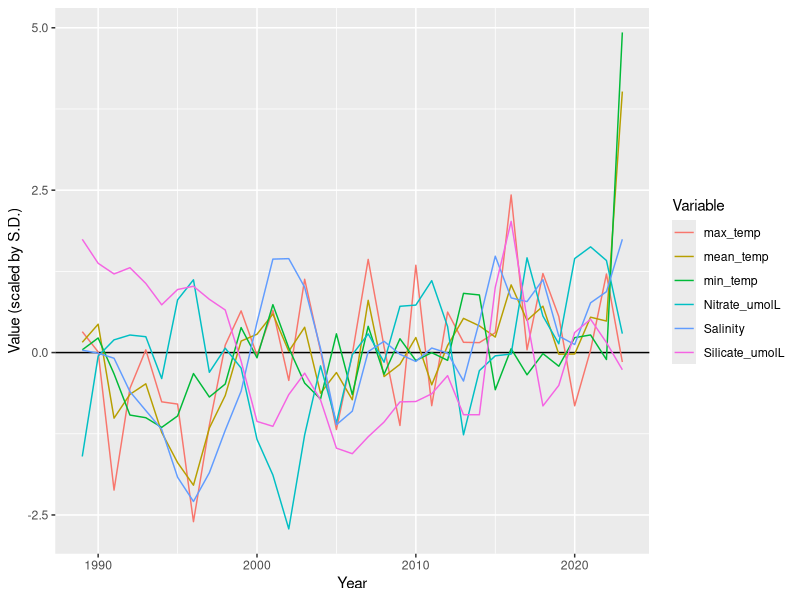
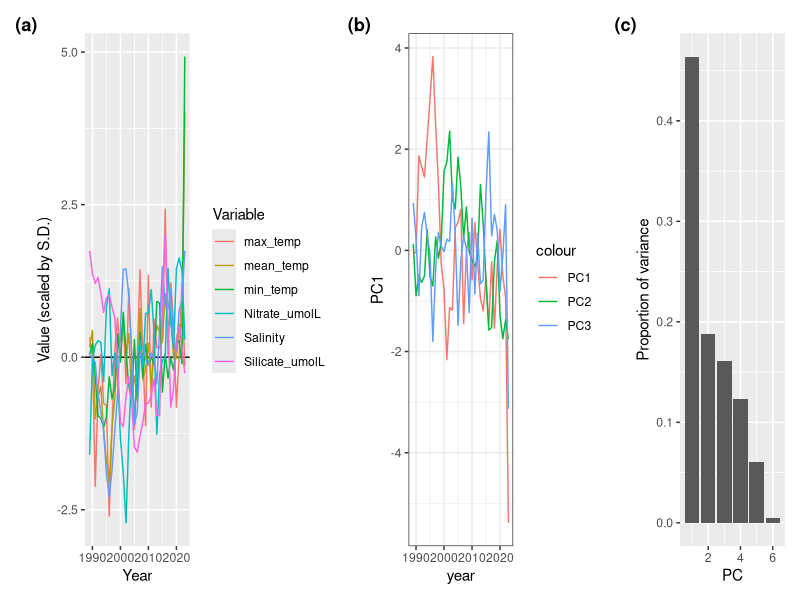
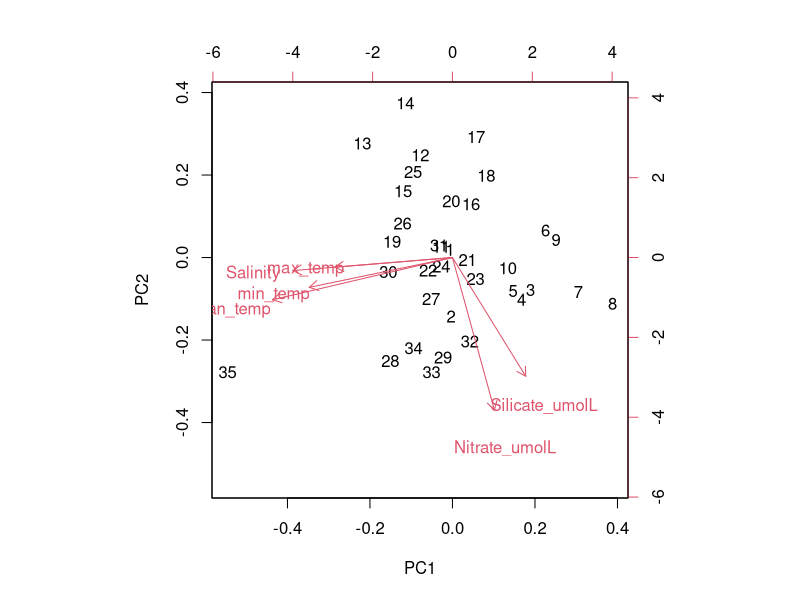
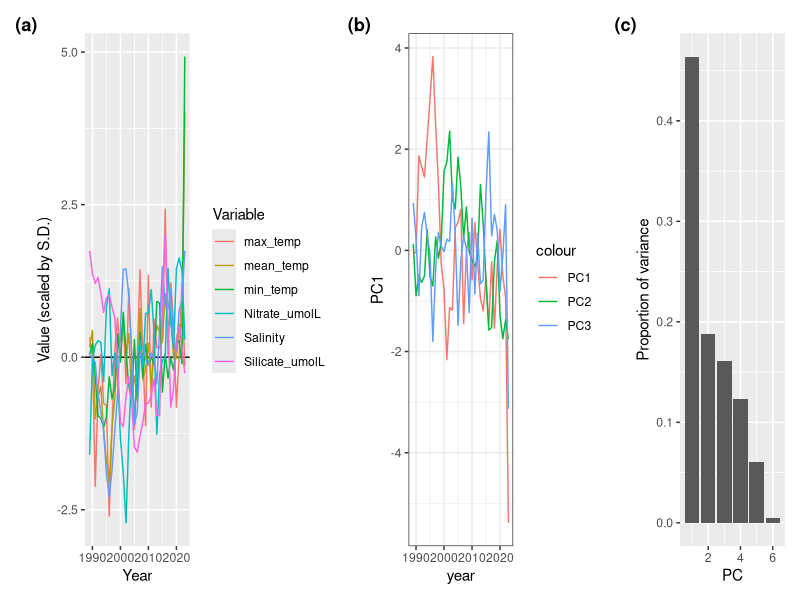

These charts were generated, in order, by the following R code:
#PCA of environmental time-series from NMRS data 
# 2025-01-10


library(dplyr)
library(readr)
library(lubridate)
library(ggplot2)
library(mgcv)

datvars <- read_csv("data/2025-01-24-NMRS-data-for-review.csv")
datsst <- read_csv("data/2025-01-24-SST-data-for-review.csv")

#make dataframe to keep predictions for each year in january
datpred <- data.frame(year = 1986:2024, month = 1)



#loop over each variable
for (var in c("Nitrate_umolL", "Silicate_umolL", "Salinity")){
  #filter the data
  dattemp <- datvars %>%
    select(date, year, days_since_start, month,SampleDepth_m, !!sym(var))
  dattemp$y <- pull(dattemp[,var])
  
  #fit the model
  fit <- gam(y ~ s(year, k = 30) + s(month, k = 4, bs = "cs"), 
    data = dattemp)
  #predict the model
  datpred[,var] <- predict(fit, newdata = datpred)
  
}

#
# Plot covariates
#

#join temperatue data
datc2 <- left_join(datpred, datsst, by = "year") %>%
  filter(year > 1988 & year < 2024)
#
# Make a PCA of the environmental covaraites
#

#pick the variables
datpca <- datc2 %>%
  select(Nitrate_umolL, Silicate_umolL, Salinity, mean_temp, max_temp, min_temp)
#convert to matrix
datpca <- as.matrix(datpca)
#scale the data
datpca <- scale(datpca)

#Plot the covarites (scaled)
datplot <- datpca %>%
  data.frame() 
datplot$Year <- 1989:2023
g1 <- datplot %>%
  tidyr::pivot_longer(-Year, names_to = "Variable", values_to = "Value") %>%
  ggplot() + 
  aes(x = Year, y = Value, color = Variable) + 
  geom_hline(yintercept = 0) +
  labs(y = "Value (scaled by S.D.)") +
  geom_line()
  g1
# ggsave(g1, file = "outputs/figures-methods-ms/physical-variables.png")

#perform PCA
pca <- prcomp(datpca, center = TRUE, scale = TRUE)
#plot the results
summary(pca)
#plot proportion of variance as barchart
vardat <- data.frame(var = pca$sdev^2/sum(pca$sdev^2), 
                     PC = 1:6)

#plot the components as different coloured lines in ggplot
datc2$PC1 <- pca$x[,1]
datc2$PC2 <- pca$x[,2]
datc2$PC3 <- pca$x[,3]

g2 <- ggplot(datc2) + 
  geom_line(aes(x = year, y = PC1, color = "PC1")) +
  geom_line(aes(x = year, y = PC2, color = "PC2")) +
  geom_line(aes(x = year, y = PC3, color = "PC3")) +
  theme_bw() +
  labs("Value")

g3 <- ggplot(vardat) + 
  aes(x = PC, y = var) + 
  geom_col() +
  labs(y = "Proportion of variance")

library(patchwork)
gall <- g1 + g2 + g3 + 
  plot_annotation(tag_levels = 'a', tag_prefix = "(",
                  tag_suffix = ")", 
                  ) &
  theme(plot.tag = element_text(face = 'bold'))
gall
  
ggsave(gall, file = "figures/PCA-results.png", 
       width = 10, height = 3)

#make a biplot
biplot(pca)

#make a covariates file with the first two PCA components
# for each year and for 1 and 2 year lags
datcovar_1yrlag <- datc2 %>%
  select(year, PC1, PC2, PC3) %>%
  mutate(year = year + 1) %>%
  rename(PC1_1yrlag = PC1, PC2_1yrlag = PC2, PC3_1yrlag = PC3)
datcovar_2yrlag <- datc2 %>%
  select(year, PC1, PC2, PC3) %>%
  mutate(year = year + 2) %>%
  rename(PC1_2yrlag = PC1, PC2_2yrlag = PC2, PC3_2yrlag = PC3)

datcovar <- left_join(datc2, datcovar_1yrlag, by = "year") %>%
  left_join(datcovar_2yrlag, by = "year")

#save the file
write.csv(datcovar, "data/2025-01-10_enviro_PC-timeseries-with-lags.csv", row.names = FALSE)
